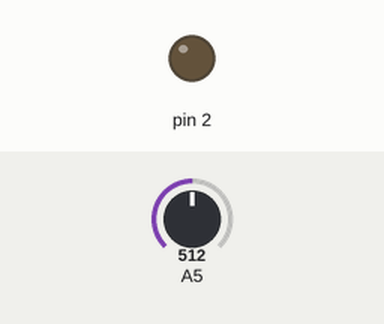
The sketch below on a simulated Arduino Uno, built with avr-gcc and run on an emulated ATmega328P. Shown: output pins drawn as LEDs (lit = HIGH). Inputs (shaded band) come from the test bench; at power-on: A5 = 512.

Above: at 1.2 s.
1.3 s: A5 set to 310
2.8 s: A5 set to 291
At 3.3 s:
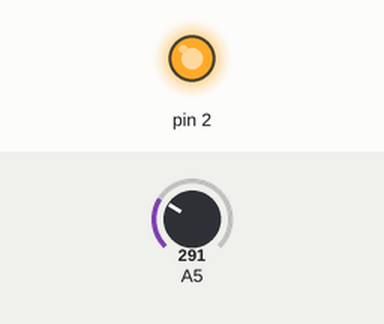
4.3 s: A5 set to 306
At 5.5 s:
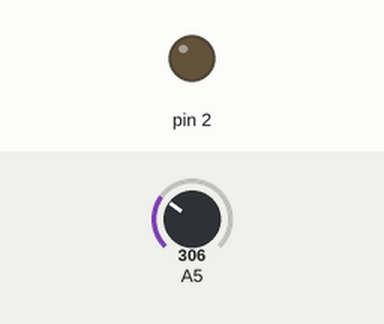
5.8 s: A5 set to 290
At 6.7 s:
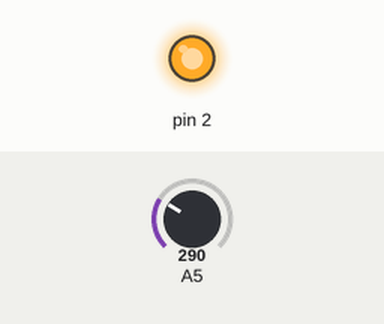
Timing chart, 0 to 8.3 s (numbered marks = the images above; inputs shaded):
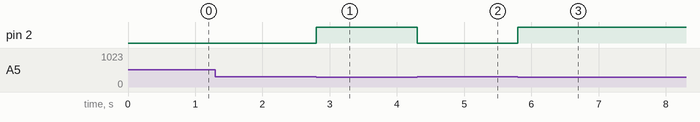

Measured:
- the behaviour switches between 300 and 299 on A5 (found by bisection; images 0 and 1)
- after the input at 1.3 s, every drawn part: stays the same
- after the input at 2.8 s, pin 2: LOW → HIGH at once
- after the input at 4.3 s, pin 2: HIGH → LOW at once
- after the input at 5.8 s, pin 2: LOW → HIGH at once

The sketch:

program08_photoresistor1.ino
```cpp
// C++ code
//
void setup()
{
  pinMode(2, OUTPUT);
  pinMode(A5, INPUT);
  Serial.begin(9600);
}

void loop()
{
  int reading = analogRead(A5);
  if(reading<300){
  	digitalWrite(2, HIGH);
  }else{
  	digitalWrite(2, LOW);
  }
}
```
